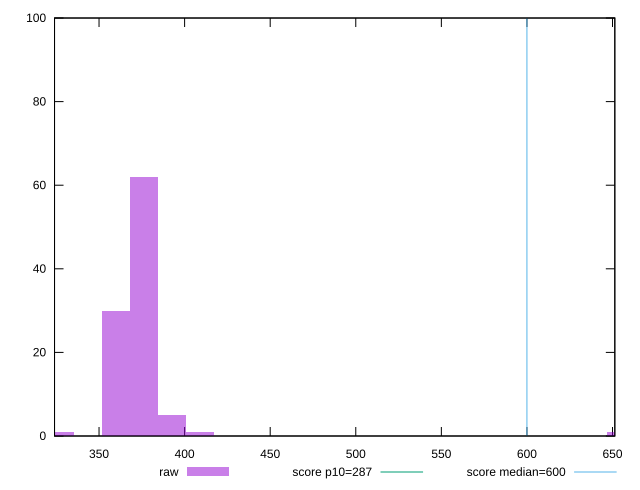

Reproduce this figure in gnuplot.
reset

$raw <<EOF
654.803967674614 1
360.14218222103773 30
376.51228141290306 62
409.25247979663374 1
392.8823806047684 5
327.401983837307 1
EOF

set key outside below
set boxwidth 16.37009919186535
set xrange [324:651.3525]
set yrange [0:100]
set trange [0:100]
set style fill transparent solid 0.5 noborder

set parametric
set terminal svg size 640, 490 enhanced background rgb 'white'
set output "reports/report_00033_2021-03-01T14-23-16.841Z/total-blocking-time/samples/astro/raw/histogram.svg"

plot $raw title "raw" with boxes, \
     287,t title "score p10=287", \
     600,t title "score median=600"

reset
